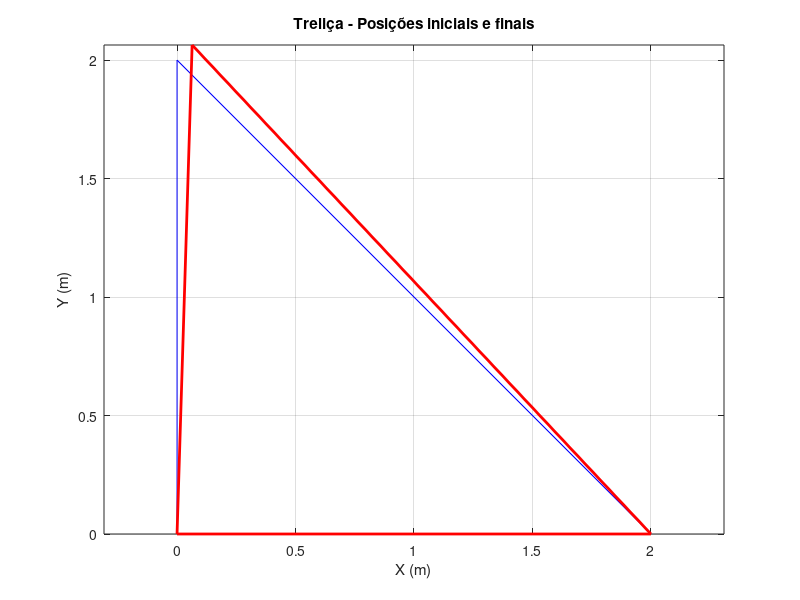

Write MATLAB code to recreate this figure.
clc
clear

d = 10; %(mm)
A = pi()*(0.5*d/1000)^2; %(m²)


L1 = 2;
L2 = sqrt(2*2^2);
L3 = 2;

E = 200*10^6; %(kPa)

k1 = A*E/L1; %(kN/m)
k2 = A*E/L2; %(kN/m)
k3 = A*E/L3; %(kN/m)


%barra 1
alfa1 = 0*(pi()/180); %(graus)
a1 = cos(alfa1)^2;
a2 = sin(alfa1)*cos(alfa1);
a3 = cos(alfa1)*sin(alfa1);
a4 = sin(alfa1)^2;

%Barra 2
alfa2 = 135*pi()/180; %(graus)
b1 = cos(alfa2)^2;
b2 = sin(alfa2)*cos(alfa2);
b3 = cos(alfa2)*sin(alfa2);
b4 = sin(alfa2)^2;

%Barra 3
alfa3 = 270*pi()/180; %(graus)
c1 = cos(alfa3)^2;
c2 = sin(alfa3)*cos(alfa3);
c3 = cos(alfa3)*sin(alfa3);
c4 = sin(alfa3)^2;

%Matriz de rigidez da barra 1
K1 = k1*[a1 a2 -a1 -a2; a3 a4 -a3 -a4; -a1 -a2 a1 a2; -a3 -a4 a3 a4];
%[1 2 3 4]

%Matriz de rigidez da barra 2
K2 = k2*[b1 b2 -b1 -b2; b3 b4 -b3 -b4; -b1 -b2 b1 b2; -b3 -b4 b3 b4];
%[3 4 5 6]

%Matriz de rigidez da barra 3
K3 = k3*[c1 c2 -c1 -c2; c3 c4 -c3 -c4; -c1 -c2 c1 c2; -c3 -c4 c3 c4];   
%[5 6 1 2

%Forças Conhecidas
F3 = 0;
F5 = 0;
F6 = 1;
F = [F3; F5; F6];

%Deslocamentos Conhecidos[
U1 = 0;
U2 = 0;
U4 = 0;


%Matriz Global
KG = zeros(6,6); 
KG([1,2,3,4],[1,2,3,4])=K1;
KG([3,4,5,6],[3,4,5,6])=KG([3,4,5,6],[3,4,5,6])+K2;
KG([5,6,1,2],[5,6,1,2])=KG([5,6,1,2],[5,6,1,2])+K3;

K_delta = KG([3,5,6],[3,5,6]);  


U = K_delta\F; %A\b for INV(A)*b

U = [0;0;U(1);0;U(2);U(3)] %EM mm
%U = [0;U;0] %m

%F em kN
F1 = KG(1,:)*U;
F2 = KG(2,:)*U;
F4 = KG(4,:)*U;

F = [F1; F2; F(1); F4; F(2); F(3)] % kN


%Gráficos

%Posições Iniciais Para Cada Nó
p_i_X = [0; L1; 0; 0];
p_i_Y = [0; 0; L3; 0];

%Deslocamentos Para Cada Nó
UX = [U(1); U(3); U(5);U(1)];
UY = [U(2); U(4); U(6);U(2)];

%Exagero
m = 500;

%Deslocamentos Maximizados
UXm = UX * m;
UYm = UY * m;

%Posições Finais Para Cada Nó
p_f_X = p_i_X + UXm;
p_f_Y = p_i_Y + UYm;

%Geração dos gráficos
figure;
plot(p_i_X,p_i_Y,'b-',p_f_X,p_f_Y,'r-','LineWidth',2)
grid on; axis equal
xlabel('X (m)')
ylabel('Y (m)')
title('Treliça - Posições iniciais e finais')

